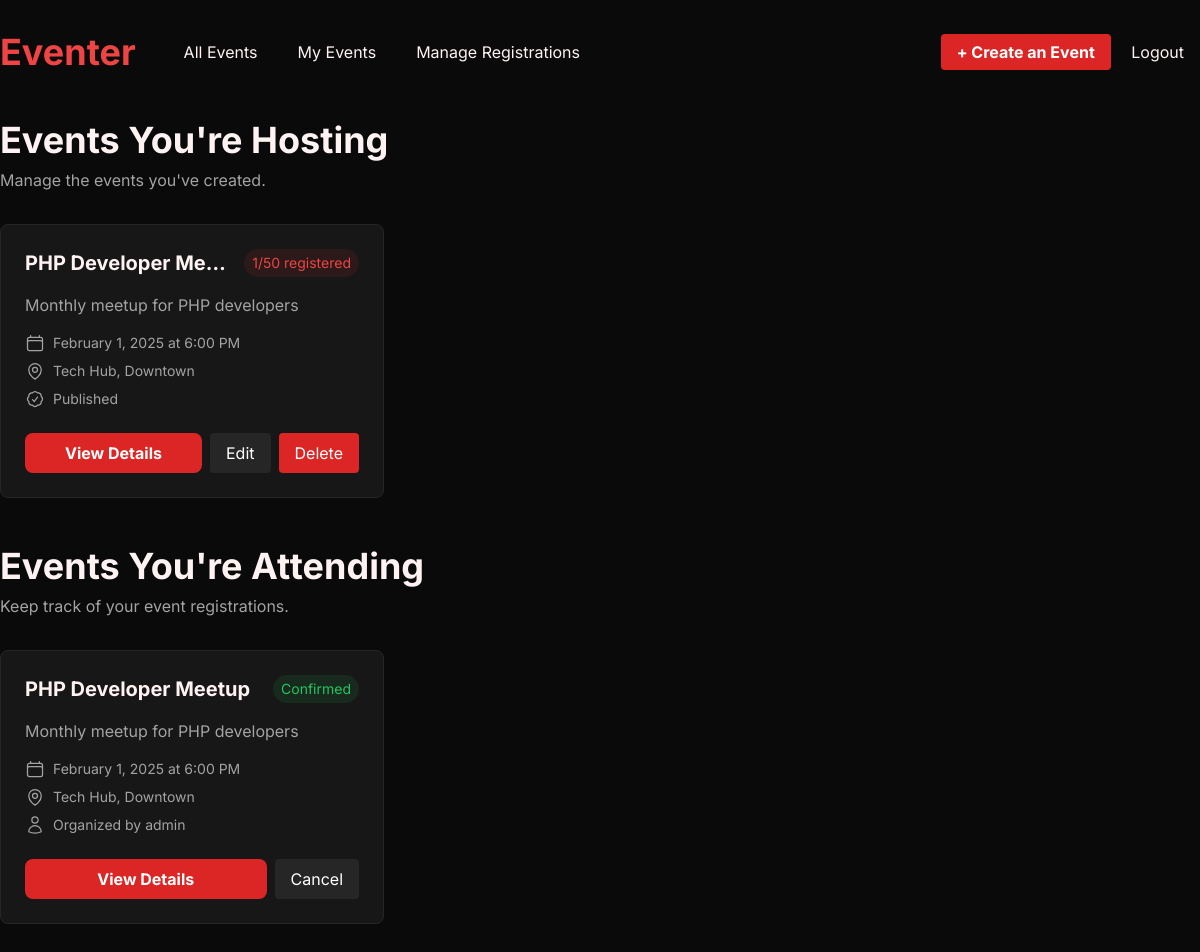
The page /user-events.php (signed in) on the database its author committed.
### tables this page shows
CREATE TABLE events (
    id INT PRIMARY KEY AUTO_INCREMENT,
    creator_id INT NOT NULL,
    title VARCHAR(100) NOT NULL,
    description TEXT,
    event_date DATETIME NOT NULL,
    location VARCHAR(255) NOT NULL,
    capacity INT NOT NULL CHECK (capacity > 0),
    status ENUM('draft', 'published', 'cancelled', 'completed') NOT NULL DEFAULT 'draft',
    created_at TIMESTAMP DEFAULT CURRENT_TIMESTAMP,
    updated_at TIMESTAMP DEFAULT CURRENT_TIMESTAMP ON UPDATE CURRENT_TIMESTAMP,
    FOREIGN KEY (creator_id) REFERENCES users(id) ON DELETE RESTRICT,
    INDEX idx_event_date (event_date),
    INDEX idx_status (status)
);

CREATE TABLE users (
    id INT PRIMARY KEY AUTO_INCREMENT,
    username VARCHAR(50) NOT NULL UNIQUE,
    email VARCHAR(100) NOT NULL UNIQUE,
    password_hash VARCHAR(255) NOT NULL,
    role ENUM('admin', 'organizer', 'user') NOT NULL DEFAULT 'user',
    created_at TIMESTAMP DEFAULT CURRENT_TIMESTAMP,
    updated_at TIMESTAMP DEFAULT CURRENT_TIMESTAMP ON UPDATE CURRENT_TIMESTAMP,
    INDEX idx_email (email),
    INDEX idx_username (username)
);

### includes/Database.php (called while the page is built)
<?php
class Database {
    private static $instance = null;
    private $pdo;
    private function __construct() {
        try {
            $this->pdo = new PDO(
                "mysql:host=localhost;dbname=eventmgmt",
                "root",
                "0906",
                [
                    PDO::ATTR_ERRMODE => PDO::ERRMODE_EXCEPTION,
                    PDO::ATTR_DEFAULT_FETCH_MODE => PDO::FETCH_ASSOC,
                    PDO::ATTR_EMULATE_PREPARES => false
                ]
            );
        } catch (PDOException $e) {
            die("Connection failed: " . $e->getMessage());
        }
    }
    public static function getInstance() {
        if (self::$instance === null) {
            self::$instance = new self();
        }
        return self::$instance;
    }
    public function getConnection() {
        return $this->pdo;
    }
}

### includes/Event.php (called while the page is built, shortened)
<?php
require_once 'Database.php';
class Event
{
    private $db;
    private $errors = [];
    public function __construct()
    {
        $this->db = Database::getInstance()->getConnection();
    }
    public function getHostedEvents($userId)
    {
        try {
            $query = "SELECT e.*, u.username as creator_name,
                     (SELECT COUNT(*) FROM registrations WHERE event_id = e.id AND status != 'cancelled') as registered_count
                     FROM events e
                     JOIN users u ON e.creator_id = u.id
                     WHERE e.creator_id = ?
                     ORDER BY
                        CASE
                            WHEN e.status = 'published' AND e.event_date > NOW() THEN 1
                            WHEN e.status = 'draft' THEN 2
                            ELSE 3
                        END,
                        e.event_date DESC";
            $stmt = $this->db->prepare($query);
            $stmt->execute([$userId]);
            return $stmt->fetchAll();
        } catch (PDOException $e) {
            $this->errors['database'] = 'Error fetching hosted events: ' . $e->getMessage();
            return false;
        }
    }
    public function getRegisteredEvents($userId)
    {
        try {
            $query = "SELECT e.*, u.username as creator_name,
                     (SELECT COUNT(*) FROM registrations WHERE event_id = e.id AND status != 'cancelled') as registered_count,
                     r.status as registration_status
                     FROM events e
                     JOIN users u ON e.creator_id = u.id
                     JOIN registrations r ON e.id = r.event_id
                     WHERE r.user_id = ?
                     ORDER BY
                        CASE
                            WHEN e.event_date > NOW() AND r.status IN ('confirmed', 'pending', 'waitlisted') THEN 1
                            WHEN e.event_date > NOW() AND r.status = 'cancelled' THEN 2
                            ELSE 3
                        END,
                        e.event_date DESC";
            $stmt = $this->db->prepare($query);
            $stmt->execute([$userId]);
            return $stmt->fetchAll();
        } catch (PDOException $e) {
            $this->errors['database'] = 'Error fetching registered events: ' . $e->getMessage();
            return false;
        }
    }
}

### user-events.php (the view, shortened to what this page needs)
<?php
require_once 'includes/Event.php';
$event = new Event();
$hostedEvents = $event->getHostedEvents($_SESSION['user_id']);
$registeredEvents = $event->getRegisteredEvents($_SESSION['user_id']);
require_once 'includes/nav-auth.php';
?>
<main class="py-12">
    <section class="mb-12">
        <div class="mb-8">
            <h1 class="text-4xl font-bold">Events You're Hosting</h1>
            <p class="mt-2 text-neutral-400">Manage the events you've created.</p>
        </div>
        <?php if (empty($hostedEvents)): ?>
            <div class="text-center py-12 bg-neutral-900 rounded-lg">
                <h2 class="text-2xl font-bold text-neutral-400">You haven't created any events yet</h2>
                <p class="mt-2 text-neutral-500">
                    <a href="create-event.php" class="text-red-500 hover:underline">Create your first event</a>
                </p>
            </div>
        <?php else: ?>
            <div class="grid grid-cols-3 gap-6">
                <?php foreach ($hostedEvents as $event): ?>
                    <div class="bg-neutral-900 rounded-lg overflow-hidden border border-neutral-800 hover:border-red-600 transition-colors">
                        <div class="p-6">
                            <div class="flex justify-between items-start mb-4">
                                <h3 class="text-xl font-bold truncate flex-1"><?php echo htmlspecialchars($event['title']); ?></h3>
                                <span class="px-2 py-1 bg-red-600/10 text-red-500 text-sm rounded-full whitespace-nowrap ml-2">
                                    <?php echo $event['registered_count']; ?>/<?php echo $event['capacity']; ?> registered
                                </span>
                            </div>
                            <p class="text-neutral-400 mb-4 line-clamp-3"><?php echo htmlspecialchars($event['description']); ?></p>
                            <div class="space-y-2 text-sm text-neutral-400">
                                <div class="flex items-center gap-2">
                                    <span class="truncate"><?php echo date('F j, Y \a\t g:i A', strtotime($event['event_date'])); ?></span>
                                </div>
                                <div class="flex items-center gap-2">
                                    <span class="truncate"><?php echo htmlspecialchars($event['location']); ?></span>
                                </div>
                                <div class="flex items-center gap-2">
                                    <span class="capitalize"><?php echo htmlspecialchars($event['status']); ?></span>
                                </div>
                            </div>
                            <div class="mt-6 flex gap-2">
                                <a href="event.php?id=<?php echo $event['id']; ?>"
                                    class="flex-1 bg-red-600 text-center text-white font-bold py-2 rounded-lg hover:bg-red-500">
                                    View Details
                                </a>
                                <div class="flex gap-2">
                                    <a href="edit-event.php?id=<?php echo $event['id']; ?>"
                                        class="px-4 py-2 bg-neutral-800 text-white rounded hover:bg-neutral-700">
                                        Edit
                                    </a>
                                    <form action="delete-event.php" method="post" class="inline"
                                        onsubmit="return confirm('Are you sure you want to delete this event? This action cannot be undone.');">
                                        <button type="submit"
                                            class="px-4 py-2 bg-red-600 text-white rounded hover:bg-red-500">
                                            Delete
                                        </button>
                                    </form>
                                </div>
                            </div>
                        </div>
                    </div>
                <?php endforeach; ?>
            </div>
        <?php endif; ?>
    </section>
    <section>
        <div class="mb-8">
            <h1 class="text-4xl font-bold">Events You're Attending</h1>
            <p class="mt-2 text-neutral-400">Keep track of your event registrations.</p>
        </div>
        <?php if (empty($registeredEvents)): ?>
            <div class="text-center py-12 bg-neutral-900 rounded-lg">
                <h2 class="text-2xl font-bold text-neutral-400">You haven't registered for any events</h2>
                <p class="mt-2 text-neutral-500">
                    <a href="events.php" class="text-red-500 hover:underline">Browse available events</a>
                </p>
            </div>
        <?php else: ?>
            <div class="grid grid-cols-3 gap-6">
                <?php foreach ($registeredEvents as $event): ?>
                    <div class="bg-neutral-900 rounded-lg overflow-hidden border border-neutral-800 hover:border-red-600 transition-colors">
                        <div class="p-6">
                            <div class="flex justify-between items-start mb-4">
                                <h3 class="text-xl font-bold truncate flex-1"><?php echo htmlspecialchars($event['title']); ?></h3>
                                <span class="px-2 py-1 text-sm rounded-full whitespace-nowrap ml-2 capitalize
                                           <?php echo match ($event['registration_status']) {
                                                'confirmed' => 'bg-green-500/10 text-green-500',
                                                'pending' => 'bg-yellow-500/10 text-yellow-500',
                                                'waitlisted' => 'bg-blue-500/10 text-blue-500',
                                                'cancelled' => 'bg-neutral-500/10 text-neutral-500',
                                                default => 'bg-neutral-500/10 text-neutral-500'
                                            }; ?>">
                                    <?php echo htmlspecialchars($event['registration_status']); ?>
                                </span>
                            </div>
                            <p class="text-neutral-400 mb-4 line-clamp-3"><?php echo htmlspecialchars($event['description']); ?></p>
                            <div class="space-y-2 text-sm text-neutral-400">
                                <div class="flex items-center gap-2">
                                    <span class="truncate"><?php echo date('F j, Y \a\t g:i A', strtotime($event['event_date'])); ?></span>
                                </div>
                                <div class="flex items-center gap-2">
                                    <span class="truncate"><?php echo htmlspecialchars($event['location']); ?></span>
                                </div>
                                <div class="flex items-center gap-2">
                                    <span class="truncate">Organized by <?php echo htmlspecialchars($event['creator_name']); ?></span>
                                </div>
                            </div>
                            <div class="mt-6">
                                <?php if ($event['registration_status'] !== 'cancelled'): ?>
                                    <form action="cancel-registration.php" method="post"
                                        onsubmit="return confirm('Are you sure you want to cancel your registration?');">
                                        <div class="flex gap-2">
                                            <a href="event.php?id=<?php echo $event['id']; ?>"
                                                class="flex-1 bg-red-600 text-center text-white font-bold py-2 rounded-lg hover:bg-red-500">
                                                View Details
                                            </a>
                                            <button type="submit" class="px-4 py-2 bg-neutral-800 text-white rounded hover:bg-neutral-700">
                                                Cancel
                                            </button>
                                        </div>
                                    </form>
                                <?php endif; ?>
                            </div>
                        </div>
                    </div>
                <?php endforeach; ?>
            </div>
        <?php endif; ?>
    </section>
</main>
<?php require_once 'includes/footer.php' ?>

### includes/header.php (shortened to what this page needs)
<!DOCTYPE html>
<html lang="en">
<head>
    <link rel="stylesheet" href="../css/reset.css">
    <link rel="stylesheet" href="../css/style.css">
    <script src="https://cdn.tailwindcss.com"></script>
</head>
<body class="bg-neutral-950 text-red-50">
    <div class="max-w-7xl mx-auto">

### includes/nav-auth.php
<?php require_once 'header.php' ?>
<div class="h-screen flex flex-col">
    <div class="pt-8">
        <header class="flex items-center gap-8">
            <h2 class="text-4xl font-bold text-red-500">Eventer</h2>
            <div class="flex gap-2">
                <a href="events.php" class="px-4 py-2 rounded hover:underline">All Events</a>
                <a href="user-events.php" class="px-4 py-2 rounded hover:underline">My Events</a>
                <a href="registrations.php" class="px-4 py-2 rounded hover:underline">Manage Registrations</a>
            </div>
            <div class="ml-auto">
                <a href="create-event.php" class="bg-red-600 text-white font-bold px-4 py-2 rounded hover:bg-red-500">+ Create an Event</a>
                <a href="logout.php" class="px-4 py-2 rounded hover:underline">Logout</a>
            </div>
        </header>
    </div>

### includes/footer.php
</div>
</body>
</html>

### css/style.css (style rules this page uses)
body { font-family: "Inter", sans-serif; }

### rows shown on the page
events: title "PHP Developer Me…", registered_count "1", capacity "50", description "Monthly meetup for PHP developers", event_date "February 1, 2025 at 6:00 PM", location "Tech Hub, Downtown", status "Published", title "PHP Developer Meetup", registration_status "Confirmed", creator.username "admin"
